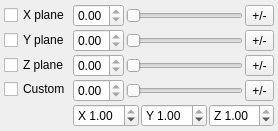
<?xml version="1.0" encoding="UTF-8"?>
<ui version="4.0">
 <class>Bohdan::WidgetClipPlanes</class>
 <widget class="QWidget" name="Bohdan::WidgetClipPlanes">
  <property name="geometry">
   <rect>
    <x>0</x>
    <y>0</y>
    <width>237</width>
    <height>120</height>
   </rect>
  </property>
  <property name="windowTitle">
   <string>Edit clip planes</string>
  </property>
  <layout class="QGridLayout" name="gridLayout_2">
   <property name="leftMargin">
    <number>4</number>
   </property>
   <property name="topMargin">
    <number>4</number>
   </property>
   <property name="rightMargin">
    <number>4</number>
   </property>
   <property name="bottomMargin">
    <number>4</number>
   </property>
   <property name="spacing">
    <number>2</number>
   </property>
   <item row="0" column="0">
    <widget class="QCheckBox" name="check_X">
     <property name="text">
      <string>X plane</string>
     </property>
    </widget>
   </item>
   <item row="0" column="1">
    <widget class="QWidget" name="widget_X" native="true">
     <layout class="QHBoxLayout" name="horizontalLayout">
      <property name="spacing">
       <number>2</number>
      </property>
      <property name="leftMargin">
       <number>0</number>
      </property>
      <property name="topMargin">
       <number>0</number>
      </property>
      <property name="rightMargin">
       <number>0</number>
      </property>
      <property name="bottomMargin">
       <number>0</number>
      </property>
      <item>
       <widget class="QDoubleSpinBox" name="spin_XPos">
        <property name="maximum">
         <double>0.000000000000000</double>
        </property>
       </widget>
      </item>
      <item>
       <widget class="QSlider" name="slider_XPos">
        <property name="maximum">
         <number>100</number>
        </property>
        <property name="orientation">
         <enum>Qt::Horizontal</enum>
        </property>
       </widget>
      </item>
      <item>
       <widget class="QToolButton" name="btn_XInv">
        <property name="toolTip">
         <string>Reverse plane</string>
        </property>
        <property name="text">
         <string>+/-</string>
        </property>
       </widget>
      </item>
     </layout>
    </widget>
   </item>
   <item row="1" column="0">
    <widget class="QCheckBox" name="check_Y">
     <property name="text">
      <string>Y plane</string>
     </property>
    </widget>
   </item>
   <item row="1" column="1">
    <widget class="QWidget" name="widget_Y" native="true">
     <layout class="QHBoxLayout" name="horizontalLayout_2">
      <property name="spacing">
       <number>2</number>
      </property>
      <property name="leftMargin">
       <number>0</number>
      </property>
      <property name="topMargin">
       <number>0</number>
      </property>
      <property name="rightMargin">
       <number>0</number>
      </property>
      <property name="bottomMargin">
       <number>0</number>
      </property>
      <item>
       <widget class="QDoubleSpinBox" name="spin_YPos">
        <property name="maximum">
         <double>0.000000000000000</double>
        </property>
       </widget>
      </item>
      <item>
       <widget class="QSlider" name="slider_YPos">
        <property name="maximum">
         <number>100</number>
        </property>
        <property name="orientation">
         <enum>Qt::Horizontal</enum>
        </property>
       </widget>
      </item>
      <item>
       <widget class="QToolButton" name="btn_YInv">
        <property name="toolTip">
         <string>Reverse plane</string>
        </property>
        <property name="text">
         <string>+/-</string>
        </property>
       </widget>
      </item>
     </layout>
    </widget>
   </item>
   <item row="2" column="0">
    <widget class="QCheckBox" name="check_Z">
     <property name="text">
      <string>Z plane</string>
     </property>
    </widget>
   </item>
   <item row="2" column="1">
    <widget class="QWidget" name="widget_Z" native="true">
     <layout class="QHBoxLayout" name="horizontalLayout_3">
      <property name="spacing">
       <number>2</number>
      </property>
      <property name="leftMargin">
       <number>0</number>
      </property>
      <property name="topMargin">
       <number>0</number>
      </property>
      <property name="rightMargin">
       <number>0</number>
      </property>
      <property name="bottomMargin">
       <number>0</number>
      </property>
      <item>
       <widget class="QDoubleSpinBox" name="spin_ZPos">
        <property name="maximum">
         <double>0.000000000000000</double>
        </property>
       </widget>
      </item>
      <item>
       <widget class="QSlider" name="slider_ZPos">
        <property name="maximum">
         <number>100</number>
        </property>
        <property name="orientation">
         <enum>Qt::Horizontal</enum>
        </property>
       </widget>
      </item>
      <item>
       <widget class="QToolButton" name="btn_ZInv">
        <property name="toolTip">
         <string>Reverse plane</string>
        </property>
        <property name="text">
         <string>+/-</string>
        </property>
       </widget>
      </item>
     </layout>
    </widget>
   </item>
   <item row="3" column="0">
    <widget class="QCheckBox" name="check_Custom">
     <property name="text">
      <string>Custom</string>
     </property>
    </widget>
   </item>
   <item row="3" column="1" rowspan="2">
    <widget class="QWidget" name="widget_Custom" native="true">
     <layout class="QGridLayout" name="gridLayout">
      <property name="leftMargin">
       <number>0</number>
      </property>
      <property name="topMargin">
       <number>0</number>
      </property>
      <property name="rightMargin">
       <number>0</number>
      </property>
      <property name="bottomMargin">
       <number>0</number>
      </property>
      <property name="spacing">
       <number>2</number>
      </property>
      <item row="0" column="2">
       <widget class="QToolButton" name="btn_CustomInv">
        <property name="toolTip">
         <string>Reverse plane</string>
        </property>
        <property name="text">
         <string>+/-</string>
        </property>
       </widget>
      </item>
      <item row="0" column="0">
       <widget class="QDoubleSpinBox" name="spin_CustomPos">
        <property name="maximum">
         <double>0.000000000000000</double>
        </property>
       </widget>
      </item>
      <item row="0" column="1">
       <widget class="QSlider" name="slider_CustomPos">
        <property name="maximum">
         <number>100</number>
        </property>
        <property name="orientation">
         <enum>Qt::Horizontal</enum>
        </property>
       </widget>
      </item>
      <item row="1" column="0" colspan="3">
       <widget class="QWidget" name="widget_CustomDir" native="true">
        <layout class="QHBoxLayout" name="horizontalLayout_5">
         <property name="spacing">
          <number>2</number>
         </property>
         <property name="leftMargin">
          <number>0</number>
         </property>
         <property name="topMargin">
          <number>0</number>
         </property>
         <property name="rightMargin">
          <number>0</number>
         </property>
         <property name="bottomMargin">
          <number>0</number>
         </property>
         <item>
          <widget class="QDoubleSpinBox" name="spin_CustomDirX">
           <property name="prefix">
            <string>X </string>
           </property>
           <property name="minimum">
            <double>-1.000000000000000</double>
           </property>
           <property name="maximum">
            <double>1.000000000000000</double>
           </property>
           <property name="singleStep">
            <double>0.050000000000000</double>
           </property>
           <property name="value">
            <double>1.000000000000000</double>
           </property>
          </widget>
         </item>
         <item>
          <widget class="QDoubleSpinBox" name="spin_CustomDirY">
           <property name="prefix">
            <string>Y </string>
           </property>
           <property name="minimum">
            <double>-1.000000000000000</double>
           </property>
           <property name="maximum">
            <double>1.000000000000000</double>
           </property>
           <property name="singleStep">
            <double>0.050000000000000</double>
           </property>
           <property name="value">
            <double>1.000000000000000</double>
           </property>
          </widget>
         </item>
         <item>
          <widget class="QDoubleSpinBox" name="spin_CustomDirZ">
           <property name="prefix">
            <string>Z </string>
           </property>
           <property name="minimum">
            <double>-1.000000000000000</double>
           </property>
           <property name="maximum">
            <double>1.000000000000000</double>
           </property>
           <property name="singleStep">
            <double>0.050000000000000</double>
           </property>
           <property name="value">
            <double>1.000000000000000</double>
           </property>
          </widget>
         </item>
        </layout>
       </widget>
      </item>
     </layout>
    </widget>
   </item>
  </layout>
 </widget>
 <resources/>
 <connections/>
</ui>
